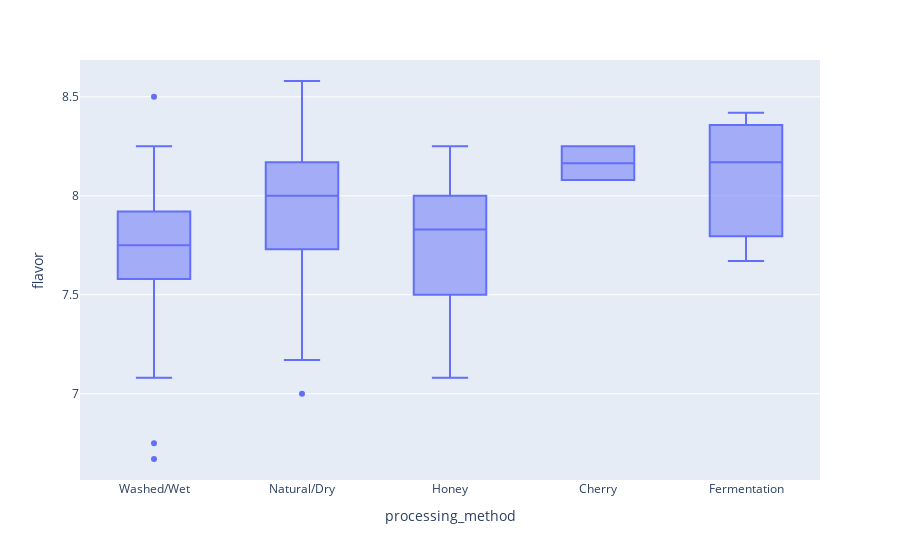

Notebook cell for this chart:
### Code cell
# Box plot visualization of processing_method on flavor
px.box(working, x='processing_method', y='flavor')

### Figure 1 — Plotly figure (JSON) as saved in the notebook; plotly's stock layout.template omitted (floating-point values rounded to 4 significant figures; data arrays with more than 128 entries replaced by an {"elided": "..."} marker saying what was removed)
{"data": [{"alignmentgroup": "True", "hovertemplate": "processing_method=%{x}<br>flavor=%{y}<extra></extra>", "legendgroup": "", "marker": {"color": "#636efa"}, "name": "", "notched": false, "offsetgroup": "", "orientation": "v", "showlegend": false, "type": "box", "x": {"elided": "400 str values"}, "x0": " ", "xaxis": "x", "y": {"elided": "400 float values"}, "y0": " ", "yaxis": "y"}], "layout": {"boxmode": "group", "legend": {"tracegroupgap": 0}, "margin": {"t": 60}, "xaxis": {"anchor": "y", "domain": [0, 1], "title": {"text": "processing_method"}}, "yaxis": {"anchor": "x", "domain": [0, 1], "title": {"text": "flavor"}}}}
